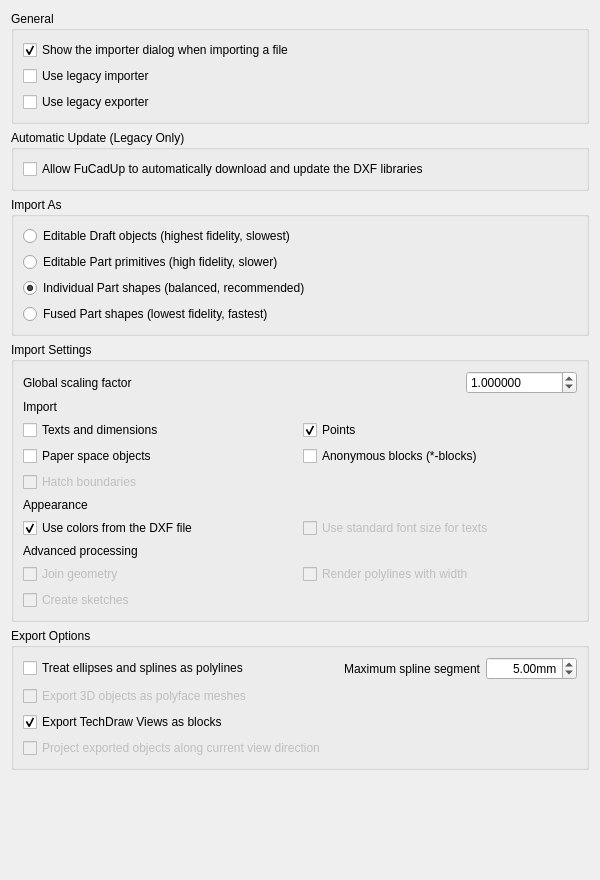
<?xml version="1.0" encoding="UTF-8"?>
<ui version="4.0">
 <class>Gui::Dialog::DlgSettingsDraft</class>
 <widget class="QWidget" name="Gui::Dialog::DlgSettingsDraft">
  <property name="geometry">
   <rect>
    <x>0</x>
    <y>0</y>
    <width>600</width>
    <height>880</height>
   </rect>
  </property>
  <property name="windowTitle">
   <string>DXF</string>
  </property>
  <layout class="QVBoxLayout" name="verticalLayout_Main">
   <item>
    <widget class="QGroupBox" name="groupBox_General">
     <property name="title">
      <string>General</string>
     </property>
     <layout class="QVBoxLayout" name="verticalLayout_General">
      <item>
       <widget class="Gui::PrefCheckBox" name="checkBox_dxfShowDialog">
        <property name="toolTip">
         <string>If checked, this preferences dialog will be shown each time you import or export
a DXF file.</string>
        </property>
        <property name="text">
         <string>Show the importer dialog when importing a file</string>
        </property>
        <property name="checked">
         <bool>true</bool>
        </property>
        <property name="prefEntry" stdset="0">
         <cstring>dxfShowDialog</cstring>
        </property>
        <property name="prefPath" stdset="0">
         <cstring>Mod/Draft</cstring>
        </property>
       </widget>
      </item>
      <item>
       <widget class="Gui::PrefCheckBox" name="checkBox_dxfUseLegacyImporter">
        <property name="toolTip">
         <string>Use the legacy Python importer. This importer is more feature-complete but slower and requires an external library.</string>
        </property>
        <property name="text">
         <string>Use legacy importer</string>
        </property>
        <property name="prefEntry" stdset="0">
         <cstring>dxfUseLegacyImporter</cstring>
        </property>
        <property name="prefPath" stdset="0">
         <cstring>Mod/Draft</cstring>
        </property>
       </widget>
      </item>
      <item>
       <widget class="Gui::PrefCheckBox" name="checkBox_dxfUseLegacyExporter">
        <property name="toolTip">
         <string>Use the legacy Python exporter. This exporter is more feature-complete but slower and requires an external library.</string>
        </property>
        <property name="text">
         <string>Use legacy exporter</string>
        </property>
        <property name="prefEntry" stdset="0">
         <cstring>dxfUseLegacyExporter</cstring>
        </property>
        <property name="prefPath" stdset="0">
         <cstring>Mod/Draft</cstring>
        </property>
       </widget>
      </item>
     </layout>
    </widget>
   </item>
   <item>
    <widget class="QGroupBox" name="groupBox_AutoUpdate">
     <property name="title">
      <string>Automatic Update (Legacy Only)</string>
     </property>
     <layout class="QVBoxLayout" name="verticalLayout_AutoUpdate">
      <item>
       <widget class="Gui::PrefCheckBox" name="checkBox_dxfAllowDownload">
        <property name="toolTip">
         <string>If checked, FreeCAD is allowed to download and update the Python libraries
required by the legacy importer. This can also be done manually by installing
the 'dxf_library' addon from the Addon Manager.</string>
        </property>
        <property name="text">
         <string>Allow FuCadUp to automatically download and update the DXF libraries</string>
        </property>
        <property name="prefEntry" stdset="0">
         <cstring>dxfAllowDownload</cstring>
        </property>
        <property name="prefPath" stdset="0">
         <cstring>Mod/Draft</cstring>
        </property>
       </widget>
      </item>
     </layout>
    </widget>
   </item>
   <item>
    <widget class="QGroupBox" name="groupBox_ImportAs">
     <property name="title">
      <string>Import As</string>
     </property>
     <layout class="QVBoxLayout" name="verticalLayout_ImportAs">
      <item>
       <widget class="Gui::PrefRadioButton" name="radio_ImportAs_Draft">
        <property name="enabled">
         <bool>true</bool>
        </property>
        <property name="toolTip">
         <string>Creates fully parametric Draft objects. Block definitions are imported as
reusable objects (Part Compounds) and instances become `App::Link` objects,
maintaining the block structure. Best for full integration with the Draft
workbench. </string>
        </property>
        <property name="text">
         <string>Editable Draft objects (highest fidelity, slowest)</string>
        </property>
        <property name="prefEntry" stdset="0">
         <cstring>dxfImportAsDraft</cstring>
        </property>
        <property name="prefPath" stdset="0">
         <cstring>Mod/Draft</cstring>
        </property>
        <property name="prefRadioButtonGroup" stdset="0">
         <string>DxfImportMode</string>
        </property>
        <property name="prefRadioButtonValue" stdset="0">
         <number>0</number>
        </property>
       </widget>
      </item>
      <item>
       <widget class="Gui::PrefRadioButton" name="radio_ImportAs_Primitives">
        <property name="enabled">
         <bool>true</bool>
        </property>
        <property name="toolTip">
         <string>Creates parametric Part objects (e.g., Part::Line, Part::Circle). Block
definitions are imported as reusable objects (Part Compounds) and instances
become `App::Link` objects, maintaining the block structure. Best for
script-based post-processing and Part workbench integration.</string>
        </property>
        <property name="text">
         <string>Editable Part primitives (high fidelity, slower)</string>
        </property>
        <property name="prefEntry" stdset="0">
         <cstring>dxfImportAsPrimitives</cstring>
        </property>
        <property name="prefPath" stdset="0">
         <cstring>Mod/Draft</cstring>
        </property>
        <property name="prefRadioButtonGroup" stdset="0">
         <string>DxfImportMode</string>
        </property>
        <property name="prefRadioButtonValue" stdset="0">
         <number>1</number>
        </property>
       </widget>
      </item>
      <item>
       <widget class="Gui::PrefRadioButton" name="radio_ImportAs_Shapes">
        <property name="toolTip">
         <string>Creates a non-parametric shape for each DXF entity. Block definitions are
imported as reusable objects (Part Compounds) and instances become `App::Link`
objects, maintaining the block structure. Good for referencing and measuring.</string>
        </property>
        <property name="text">
         <string>Individual Part shapes (balanced, recommended)</string>
        </property>
        <property name="checked">
         <bool>true</bool>
        </property>
        <property name="prefEntry" stdset="0">
         <cstring>dxfImportAsShapes</cstring>
        </property>
        <property name="prefPath" stdset="0">
         <cstring>Mod/Draft</cstring>
        </property>
        <property name="prefRadioButtonGroup" stdset="0">
         <string>DxfImportMode</string>
        </property>
        <property name="prefRadioButtonValue" stdset="0">
         <number>2</number>
        </property>
       </widget>
      </item>
      <item>
       <widget class="Gui::PrefRadioButton" name="radio_ImportAs_Fused">
        <property name="toolTip">
         <string>Merges all geometry per layer into a single, non-editable shape. Block
structures are not preserved; their geometry becomes part of the layer's
shape. Best for importing and viewing very large files with maximum performance.</string>
        </property>
        <property name="text">
         <string>Fused Part shapes (lowest fidelity, fastest)</string>
        </property>
        <property name="prefEntry" stdset="0">
         <cstring>dxfImportAsFused</cstring>
        </property>
        <property name="prefPath" stdset="0">
         <cstring>Mod/Draft</cstring>
        </property>
        <property name="prefRadioButtonGroup" stdset="0">
         <string>DxfImportMode</string>
        </property>
        <property name="prefRadioButtonValue" stdset="0">
         <number>3</number>
        </property>
       </widget>
      </item>
     </layout>
    </widget>
   </item>
   <item>
    <widget class="QGroupBox" name="groupBox_ImportSettings">
     <property name="title">
      <string>Import Settings</string>
     </property>
     <layout class="QVBoxLayout" name="verticalLayout_ImportSettings">
      <item>
       <layout class="QHBoxLayout" name="horizontalLayout_Scaling">
        <item>
         <widget class="QLabel" name="label_dxfScaling">
          <property name="text">
           <string>Global scaling factor</string>
          </property>
         </widget>
        </item>
        <item>
         <spacer name="horizontalSpacer_1">
          <property name="orientation">
           <enum>Qt::Horizontal</enum>
          </property>
          <property name="sizeHint" stdset="0">
           <size>
            <width>40</width>
            <height>20</height>
           </size>
          </property>
         </spacer>
        </item>
        <item>
         <widget class="Gui::PrefDoubleSpinBox" name="spinBox_dxfScaling">
          <property name="toolTip">
           <string>Scale factor to apply to DXF files on import. The factor is the conversion
between the DXF file's unit and millimeters. Example: for files in
millimeters: 1, in centimeters: 10, in meters: 1000, in inches: 25.4,
in feet: 304.8</string>
          </property>
          <property name="decimals">
           <number>6</number>
          </property>
          <property name="maximum">
           <double>999999.999998999992386</double>
          </property>
          <property name="value">
           <double>1.000000000000000</double>
          </property>
          <property name="prefEntry" stdset="0">
           <cstring>dxfScaling</cstring>
          </property>
          <property name="prefPath" stdset="0">
           <cstring>Mod/Draft</cstring>
          </property>
         </widget>
        </item>
       </layout>
      </item>
      <item>
       <widget class="QLabel" name="label_ImportContent">
        <property name="text">
         <string>Import</string>
        </property>
       </widget>
      </item>
      <item>
       <layout class="QGridLayout" name="gridLayout_Import">
        <item row="0" column="0">
         <widget class="Gui::PrefCheckBox" name="checkBox_dxftext">
          <property name="toolTip">
           <string>If checked, text, mtext, and dimension entities will be imported as Draft objects</string>
          </property>
          <property name="text">
           <string>Texts and dimensions</string>
          </property>
          <property name="prefEntry" stdset="0">
           <cstring>dxftext</cstring>
          </property>
          <property name="prefPath" stdset="0">
           <cstring>Mod/Draft</cstring>
          </property>
         </widget>
        </item>
        <item row="0" column="1">
         <widget class="Gui::PrefCheckBox" name="checkBox_dxfImportPoints">
          <property name="toolTip">
           <string>If checked, point entities will be imported</string>
          </property>
          <property name="text">
           <string>Points</string>
          </property>
          <property name="checked">
           <bool>true</bool>
          </property>
          <property name="prefEntry" stdset="0">
           <cstring>dxfImportPoints</cstring>
          </property>
          <property name="prefPath" stdset="0">
           <cstring>Mod/Draft</cstring>
          </property>
         </widget>
        </item>
        <item row="1" column="0">
         <widget class="Gui::PrefCheckBox" name="checkBox_dxflayout">
          <property name="toolTip">
           <string>If checked, entities from the paper space will also be imported. By default,
only model space is imported</string>
          </property>
          <property name="text">
           <string>Paper space objects</string>
          </property>
          <property name="prefEntry" stdset="0">
           <cstring>dxflayout</cstring>
          </property>
          <property name="prefPath" stdset="0">
           <cstring>Mod/Draft</cstring>
          </property>
         </widget>
        </item>
        <item row="1" column="1">
         <widget class="Gui::PrefCheckBox" name="checkBox_dxfstarblocks">
          <property name="toolTip">
           <string>If checked, anonymous blocks (whose names begin with *) will also be imported.
These are often used for hatches and dimensions</string>
          </property>
          <property name="text">
           <string>Anonymous blocks (*-blocks)</string>
          </property>
          <property name="prefEntry" stdset="0">
           <cstring>dxfstarblocks</cstring>
          </property>
          <property name="prefPath" stdset="0">
           <cstring>Mod/Draft</cstring>
          </property>
         </widget>
        </item>
        <item row="2" column="0">
         <widget class="Gui::PrefCheckBox" name="checkBox_importDxfHatches">
          <property name="enabled">
           <bool>false</bool>
          </property>
          <property name="toolTip">
           <string>If checked, the boundaries of hatch objects will be imported as closed wires.
(Legacy importer only)</string>
          </property>
          <property name="text">
           <string>Hatch boundaries</string>
          </property>
          <property name="prefEntry" stdset="0">
           <cstring>importDxfHatches</cstring>
          </property>
          <property name="prefPath" stdset="0">
           <cstring>Mod/Draft</cstring>
          </property>
         </widget>
        </item>
       </layout>
      </item>
      <item>
       <widget class="QLabel" name="label_Appearance">
        <property name="text">
         <string>Appearance</string>
        </property>
       </widget>
      </item>
      <item>
       <layout class="QGridLayout" name="gridLayout_Appearance">
        <item row="0" column="0">
         <widget class="Gui::PrefCheckBox" name="checkBox_dxfGetOriginalColors">
          <property name="toolTip">
           <string>If checked, colors will be set as specified in the DXF file whenever
possible. Otherwise, default FreeCAD colors are applied</string>
          </property>
          <property name="text">
           <string>Use colors from the DXF file</string>
          </property>
          <property name="checked">
           <bool>true</bool>
          </property>
          <property name="prefEntry" stdset="0">
           <cstring>dxfGetOriginalColors</cstring>
          </property>
          <property name="prefPath" stdset="0">
           <cstring>Mod/Draft</cstring>
          </property>
         </widget>
        </item>
        <item row="0" column="1">
         <widget class="Gui::PrefCheckBox" name="checkBox_dxfStdSize">
          <property name="enabled">
           <bool>false</bool>
          </property>
          <property name="toolTip">
           <string>If checked, imported texts will get the standard Draft text size, instead of
the size defined in the DXF document. (Legacy importer only)</string>
          </property>
          <property name="text">
           <string>Use standard font size for texts</string>
          </property>
          <property name="prefEntry" stdset="0">
           <cstring>dxfStdSize</cstring>
          </property>
          <property name="prefPath" stdset="0">
           <cstring>Mod/Draft</cstring>
          </property>
         </widget>
        </item>
       </layout>
      </item>
      <item>
       <widget class="QLabel" name="label_AdvancedProcessing">
        <property name="text">
         <string>Advanced processing</string>
        </property>
       </widget>
      </item>
      <item>
       <layout class="QGridLayout" name="gridLayout_Advanced">
        <item row="0" column="0">
         <widget class="Gui::PrefCheckBox" name="checkBox_joingeometry">
          <property name="enabled">
           <bool>false</bool>
          </property>
          <property name="toolTip">
           <string>If checked, the legacy importer will attempt to join coincident geometric
objects into wires. This can be slow for large files. (Legacy importer only)</string>
          </property>
          <property name="text">
           <string>Join geometry</string>
          </property>
          <property name="prefEntry" stdset="0">
           <cstring>joingeometry</cstring>
          </property>
          <property name="prefPath" stdset="0">
           <cstring>Mod/Draft</cstring>
          </property>
         </widget>
        </item>
        <item row="0" column="1">
         <widget class="Gui::PrefCheckBox" name="checkBox_renderPolylineWidth">
          <property name="enabled">
           <bool>false</bool>
          </property>
          <property name="toolTip">
           <string>If checked, polylines that have a width property will be rendered as faces
representing that width. (Legacy importer only)</string>
          </property>
          <property name="text">
           <string>Render polylines with width</string>
          </property>
          <property name="prefEntry" stdset="0">
           <cstring>renderPolylineWidth</cstring>
          </property>
          <property name="prefPath" stdset="0">
           <cstring>Mod/Draft</cstring>
          </property>
         </widget>
        </item>
        <item row="1" column="0">
         <widget class="Gui::PrefCheckBox" name="checkBox_dxfCreateSketch">
          <property name="enabled">
           <bool>false</bool>
          </property>
          <property name="toolTip">
           <string>If checked, the legacy importer will attempt to create Sketcher objects
instead of Draft or Part objects. This overrides the 'Import As' setting</string>
          </property>
          <property name="text">
           <string>Create sketches</string>
          </property>
          <property name="prefEntry" stdset="0">
           <cstring>dxfCreateSketch</cstring>
          </property>
          <property name="prefPath" stdset="0">
           <cstring>Mod/Draft</cstring>
          </property>
         </widget>
        </item>
       </layout>
      </item>
     </layout>
    </widget>
   </item>
   <item>
    <widget class="QGroupBox" name="groupBox_ExportOptions">
     <property name="title">
      <string>Export Options</string>
     </property>
     <layout class="QVBoxLayout" name="verticalLayout_Export">
      <item>
       <layout class="QHBoxLayout" name="horizontalLayout_Discretize">
        <item>
         <widget class="Gui::PrefCheckBox" name="checkBox_DiscretizeEllipses">
          <property name="toolTip">
           <string>Ellipse export is poorly supported. Use this to export them as polylines instead.</string>
          </property>
          <property name="text">
           <string>Treat ellipses and splines as polylines</string>
          </property>
          <property name="prefEntry" stdset="0">
           <cstring>DiscretizeEllipses</cstring>
          </property>
          <property name="prefPath" stdset="0">
           <cstring>Mod/Draft</cstring>
          </property>
         </widget>
        </item>
        <item>
         <spacer name="horizontalSpacer_2">
          <property name="orientation">
           <enum>Qt::Horizontal</enum>
          </property>
          <property name="sizeHint" stdset="0">
           <size>
            <width>40</width>
            <height>20</height>
           </size>
          </property>
         </spacer>
        </item>
        <item>
         <widget class="QLabel" name="label_maxsegmentlength">
          <property name="text">
           <string>Maximum spline segment</string>
          </property>
          <property name="alignment">
           <set>Qt::AlignRight|Qt::AlignTrailing|Qt::AlignVCenter</set>
          </property>
         </widget>
        </item>
        <item>
         <widget class="Gui::PrefDoubleSpinBox" name="spinBox_maxsegmentlength">
          <property name="toolTip">
           <string>Maximum length of each of the polyline segments. '0' treats the whole spline as a straight segment.</string>
          </property>
          <property name="alignment">
           <set>Qt::AlignRight|Qt::AlignTrailing|Qt::AlignVCenter</set>
          </property>
          <property name="suffix">
           <string>mm</string>
          </property>
          <property name="maximum">
           <double>9999.989999999999782</double>
          </property>
          <property name="value">
           <double>5.000000000000000</double>
          </property>
          <property name="prefEntry" stdset="0">
           <cstring>maxsegmentlength</cstring>
          </property>
          <property name="prefPath" stdset="0">
           <cstring>Mod/Draft</cstring>
          </property>
         </widget>
        </item>
       </layout>
      </item>
      <item>
       <layout class="QHBoxLayout" name="horizontalLayout_Export3D">
        <item>
         <widget class="Gui::PrefCheckBox" name="checkBox_dxfmesh">
          <property name="enabled">
           <bool>false</bool>
          </property>
          <property name="toolTip">
           <string>All objects containing faces will be exported as 3D polyface meshes</string>
          </property>
          <property name="text">
           <string>Export 3D objects as polyface meshes</string>
          </property>
          <property name="prefEntry" stdset="0">
           <cstring>dxfmesh</cstring>
          </property>
          <property name="prefPath" stdset="0">
           <cstring>Mod/Draft</cstring>
          </property>
         </widget>
        </item>
       </layout>
      </item>
      <item>
       <layout class="QHBoxLayout" name="horizontalLayout_ExportTechDraw">
        <item>
         <widget class="Gui::PrefCheckBox" name="checkBox_dxfExportBlocks">
          <property name="toolTip">
           <string>TechDraw Views will be exported as blocks.
This might fail for post DXF R12 templates.</string>
          </property>
          <property name="text">
           <string>Export TechDraw Views as blocks</string>
          </property>
          <property name="checked">
           <bool>true</bool>
          </property>
          <property name="prefEntry" stdset="0">
           <cstring>dxfExportBlocks</cstring>
          </property>
          <property name="prefPath" stdset="0">
           <cstring>Mod/Draft</cstring>
          </property>
         </widget>
        </item>
       </layout>
      </item>
      <item>
       <layout class="QHBoxLayout" name="horizontalLayout_Project">
        <item>
         <widget class="Gui::PrefCheckBox" name="checkBox_dxfproject">
          <property name="enabled">
           <bool>false</bool>
          </property>
          <property name="toolTip">
           <string>Exported objects will be projected to reflect the current view direction</string>
          </property>
          <property name="text">
           <string>Project exported objects along current view direction</string>
          </property>
          <property name="prefEntry" stdset="0">
           <cstring>dxfproject</cstring>
          </property>
          <property name="prefPath" stdset="0">
           <cstring>Mod/Draft</cstring>
          </property>
         </widget>
        </item>
       </layout>
      </item>
     </layout>
    </widget>
   </item>
   <item>
    <spacer name="verticalSpacer">
     <property name="orientation">
      <enum>Qt::Vertical</enum>
     </property>
     <property name="sizeHint" stdset="0">
      <size>
       <width>20</width>
       <height>0</height>
      </size>
     </property>
    </spacer>
   </item>
  </layout>
 </widget>
 <customwidgets>
  <customwidget>
   <class>Gui::PrefCheckBox</class>
   <extends>QCheckBox</extends>
   <header>Gui/PrefWidgets.h</header>
  </customwidget>
  <customwidget>
   <class>Gui::PrefRadioButton</class>
   <extends>QRadioButton</extends>
   <header>Gui/PrefWidgets.h</header>
  </customwidget>
  <customwidget>
   <class>Gui::PrefDoubleSpinBox</class>
   <extends>QDoubleSpinBox</extends>
   <header>Gui/PrefWidgets.h</header>
  </customwidget>
 </customwidgets>
 <resources/>
 <connections>
  <connection>
   <sender>checkBox_dxfUseLegacyImporter</sender>
   <signal>toggled(bool)</signal>
   <receiver>checkBox_joingeometry</receiver>
   <slot>setEnabled(bool)</slot>
   <hints>
    <hint type="sourcelabel">
     <x>20</x>
     <y>20</y>
    </hint>
    <hint type="destinationlabel">
     <x>20</x>
     <y>20</y>
    </hint>
   </hints>
  </connection>
  <connection>
   <sender>checkBox_dxfUseLegacyImporter</sender>
   <signal>toggled(bool)</signal>
   <receiver>checkBox_renderPolylineWidth</receiver>
   <slot>setEnabled(bool)</slot>
   <hints>
    <hint type="sourcelabel">
     <x>20</x>
     <y>20</y>
    </hint>
    <hint type="destinationlabel">
     <x>20</x>
     <y>20</y>
    </hint>
   </hints>
  </connection>
  <connection>
   <sender>checkBox_dxfUseLegacyImporter</sender>
   <signal>toggled(bool)</signal>
   <receiver>checkBox_dxfStdSize</receiver>
   <slot>setEnabled(bool)</slot>
   <hints>
    <hint type="sourcelabel">
     <x>20</x>
     <y>20</y>
    </hint>
    <hint type="destinationlabel">
     <x>20</x>
     <y>20</y>
    </hint>
   </hints>
  </connection>
  <connection>
   <sender>checkBox_dxfUseLegacyImporter</sender>
   <signal>toggled(bool)</signal>
   <receiver>checkBox_importDxfHatches</receiver>
   <slot>setEnabled(bool)</slot>
   <hints>
    <hint type="sourcelabel">
     <x>20</x>
     <y>20</y>
    </hint>
    <hint type="destinationlabel">
     <x>20</x>
     <y>20</y>
    </hint>
   </hints>
  </connection>
  <connection>
   <sender>checkBox_dxfUseLegacyImporter</sender>
   <signal>toggled(bool)</signal>
   <receiver>checkBox_dxfCreateSketch</receiver>
   <slot>setEnabled(bool)</slot>
   <hints>
    <hint type="sourcelabel">
     <x>20</x>
     <y>20</y>
    </hint>
    <hint type="destinationlabel">
     <x>20</x>
     <y>20</y>
    </hint>
   </hints>
  </connection>
  <connection>
   <sender>checkBox_dxfCreateSketch</sender>
   <signal>toggled(bool)</signal>
   <receiver>groupBox_ImportAs</receiver>
   <slot>setDisabled(bool)</slot>
   <hints>
    <hint type="sourcelabel">
     <x>20</x>
     <y>20</y>
    </hint>
    <hint type="destinationlabel">
     <x>20</x>
     <y>20</y>
    </hint>
   </hints>
  </connection>
  <connection>
   <sender>checkBox_dxfUseLegacyExporter</sender>
   <signal>toggled(bool)</signal>
   <receiver>checkBox_dxfmesh</receiver>
   <slot>setEnabled(bool)</slot>
   <hints>
    <hint type="sourcelabel">
     <x>20</x>
     <y>20</y>
    </hint>
    <hint type="destinationlabel">
     <x>20</x>
     <y>20</y>
    </hint>
   </hints>
  </connection>
  <connection>
   <sender>checkBox_dxfUseLegacyExporter</sender>
   <signal>toggled(bool)</signal>
   <receiver>checkBox_dxfproject</receiver>
   <slot>setEnabled(bool)</slot>
   <hints>
    <hint type="sourcelabel">
     <x>20</x>
     <y>20</y>
    </hint>
    <hint type="destinationlabel">
     <x>20</x>
     <y>20</y>
    </hint>
   </hints>
  </connection>
  <connection>
   <sender>checkBox_dxfUseLegacyExporter</sender>
   <signal>toggled(bool)</signal>
   <receiver>checkBox_dxfmesh</receiver>
   <slot>setEnabled(bool)</slot>
   <hints>
    <hint type="sourcelabel">
     <x>20</x>
     <y>20</y>
    </hint>
    <hint type="destinationlabel">
     <x>20</x>
     <y>20</y>
    </hint>
   </hints>
  </connection>
  <connection>
   <sender>checkBox_dxfUseLegacyExporter</sender>
   <signal>toggled(bool)</signal>
   <receiver>checkBox_dxfproject</receiver>
   <slot>setEnabled(bool)</slot>
   <hints>
    <hint type="sourcelabel">
     <x>20</x>
     <y>20</y>
    </hint>
    <hint type="destinationlabel">
     <x>20</x>
     <y>20</y>
    </hint>
   </hints>
  </connection>
 </connections>
</ui>
